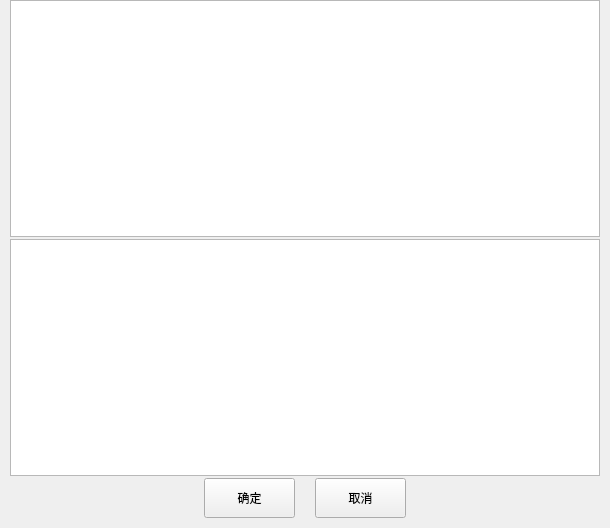
<?xml version="1.0" encoding="UTF-8"?>
<ui version="4.0">
 <class>fast_qudan</class>
 <widget class="QDialog" name="fast_qudan">
  <property name="geometry">
   <rect>
    <x>0</x>
    <y>0</y>
    <width>610</width>
    <height>528</height>
   </rect>
  </property>
  <property name="windowTitle">
   <string>Dialog</string>
  </property>
  <layout class="QVBoxLayout" name="verticalLayout_2">
   <property name="spacing">
    <number>2</number>
   </property>
   <property name="leftMargin">
    <number>0</number>
   </property>
   <property name="topMargin">
    <number>0</number>
   </property>
   <property name="rightMargin">
    <number>0</number>
   </property>
   <property name="bottomMargin">
    <number>0</number>
   </property>
   <item>
    <layout class="QVBoxLayout" name="verticalLayout">
     <property name="spacing">
      <number>2</number>
     </property>
     <property name="leftMargin">
      <number>10</number>
     </property>
     <property name="rightMargin">
      <number>10</number>
     </property>
     <property name="bottomMargin">
      <number>10</number>
     </property>
     <item>
      <widget class="QTableView" name="tableView"/>
     </item>
     <item>
      <widget class="QTableView" name="tableView_2"/>
     </item>
     <item>
      <layout class="QHBoxLayout" name="horizontalLayout">
       <property name="spacing">
        <number>20</number>
       </property>
       <item>
        <spacer name="horizontalSpacer">
         <property name="orientation">
          <enum>Qt::Horizontal</enum>
         </property>
         <property name="sizeHint" stdset="0">
          <size>
           <width>40</width>
           <height>20</height>
          </size>
         </property>
        </spacer>
       </item>
       <item>
        <widget class="QPushButton" name="pushButton_13">
         <property name="sizePolicy">
          <sizepolicy hsizetype="Fixed" vsizetype="Fixed">
           <horstretch>0</horstretch>
           <verstretch>0</verstretch>
          </sizepolicy>
         </property>
         <property name="minimumSize">
          <size>
           <width>91</width>
           <height>40</height>
          </size>
         </property>
         <property name="focusPolicy">
          <enum>Qt::NoFocus</enum>
         </property>
         <property name="text">
          <string>确定</string>
         </property>
         <property name="outer_stylesheet" stdset="0">
          <string>pushbutton</string>
         </property>
        </widget>
       </item>
       <item>
        <widget class="QPushButton" name="pushButton_14">
         <property name="sizePolicy">
          <sizepolicy hsizetype="Fixed" vsizetype="Fixed">
           <horstretch>0</horstretch>
           <verstretch>0</verstretch>
          </sizepolicy>
         </property>
         <property name="minimumSize">
          <size>
           <width>91</width>
           <height>40</height>
          </size>
         </property>
         <property name="focusPolicy">
          <enum>Qt::NoFocus</enum>
         </property>
         <property name="text">
          <string>取消</string>
         </property>
         <property name="outer_stylesheet" stdset="0">
          <string>pushbutton</string>
         </property>
        </widget>
       </item>
       <item>
        <spacer name="horizontalSpacer_2">
         <property name="orientation">
          <enum>Qt::Horizontal</enum>
         </property>
         <property name="sizeHint" stdset="0">
          <size>
           <width>40</width>
           <height>20</height>
          </size>
         </property>
        </spacer>
       </item>
      </layout>
     </item>
    </layout>
   </item>
  </layout>
 </widget>
 <resources/>
 <connections/>
</ui>
